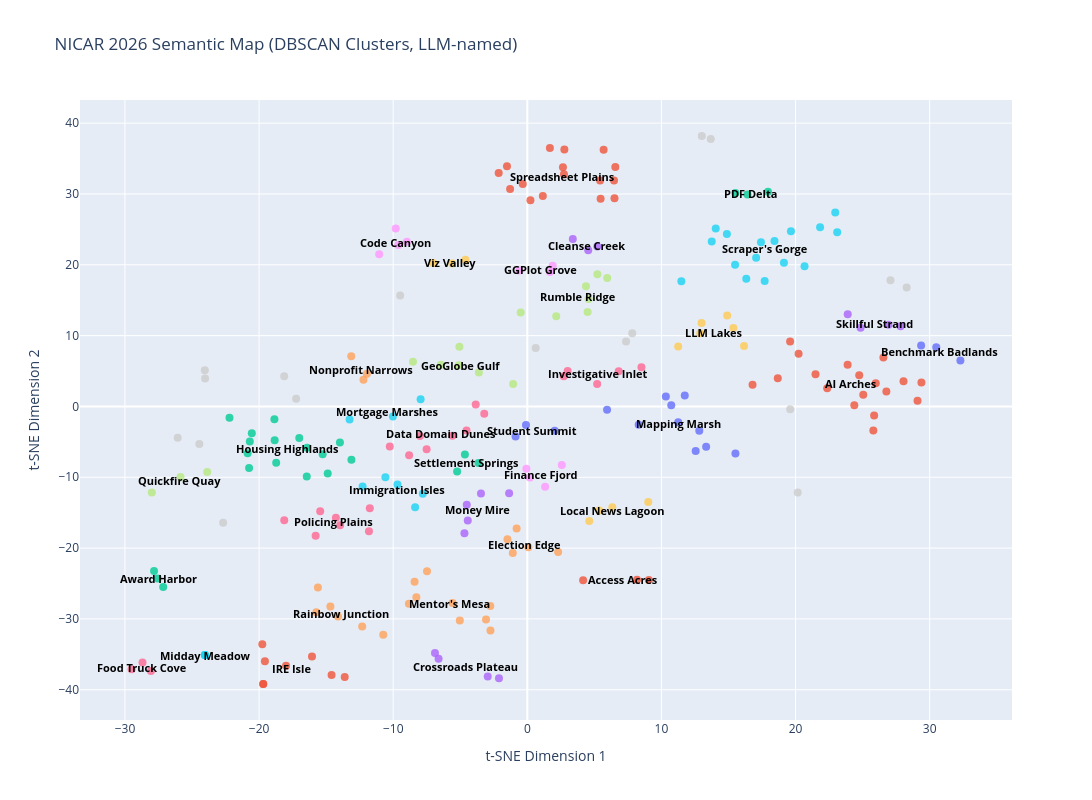

The cell this chart's notebook holds for it:
### Markdown cell above
## Section 5: Visualize on an Interactive Scatter Plot

### Code cell
import plotly.express as px
import pandas as pd
import numpy as np
import textwrap

def wrap_text(text, width=80):
    return "<br>".join(textwrap.wrap(text, width)) if text else ""

def cluster_label(l):
    if l == -1:
        return "Noise"
    return cluster_names.get(int(l), f"Cluster {l}")

df = pd.DataFrame({
    "x": coords_2d[:, 0],
    "y": coords_2d[:, 1],
    "title": [s["title"] for s in sessions],
    "track": [s.get("track", "Other") for s in sessions],
    "type": [s.get("type", "") for s in sessions],
    "time": [s.get("time", "") for s in sessions],
    "room": [s.get("room", "") for s in sessions],
    "speakers": [s.get("speakers", "") for s in sessions],
    "description": [wrap_text(s.get("description", "")) for s in sessions],
    "cluster": [cluster_label(l) for l in cluster_labels],
})

fig = px.scatter(
    df,
    x="x",
    y="y",
    color="cluster",
    hover_name="title",
    custom_data=["time", "room", "type", "speakers", "description", "cluster"],
    title="NICAR 2026 Semantic Map (DBSCAN Clusters, LLM-named)",
    width=1200,
    height=800,
    color_discrete_map={"Noise": "#cccccc"},
)

fig.update_traces(
    marker=dict(size=8, opacity=0.8),
    hovertemplate=(
        "<b>%{hovertext}</b><br>"
        "%{customdata[0]} · %{customdata[1]} · %{customdata[2]}<br>"
        "%{customdata[3]}"
        "<br><br>"
        "%{customdata[4]}"
        "<br><br>"
        "<i>#%{customdata[5]}</i>"
        "<extra></extra>"
    ),
)

# Add centroid annotations for each named cluster
for cluster_id, name in cluster_names.items():
    mask = cluster_labels == cluster_id
    cx = coords_2d[mask, 0].mean()
    cy = coords_2d[mask, 1].mean()
    fig.add_annotation(
        x=cx,
        y=cy,
        text=f"<b>{name}</b>",
        showarrow=False,
        font=dict(size=11, color="black"),
        bgcolor="rgba(0,0,0,0)",
        borderpad=3,
    )

fig.update_layout(
    xaxis_title="t-SNE Dimension 1",
    yaxis_title="t-SNE Dimension 2",
    showlegend=False,
    hoverlabel=dict(bgcolor="white", font_size=12, namelength=-1),
)

fig.show()
